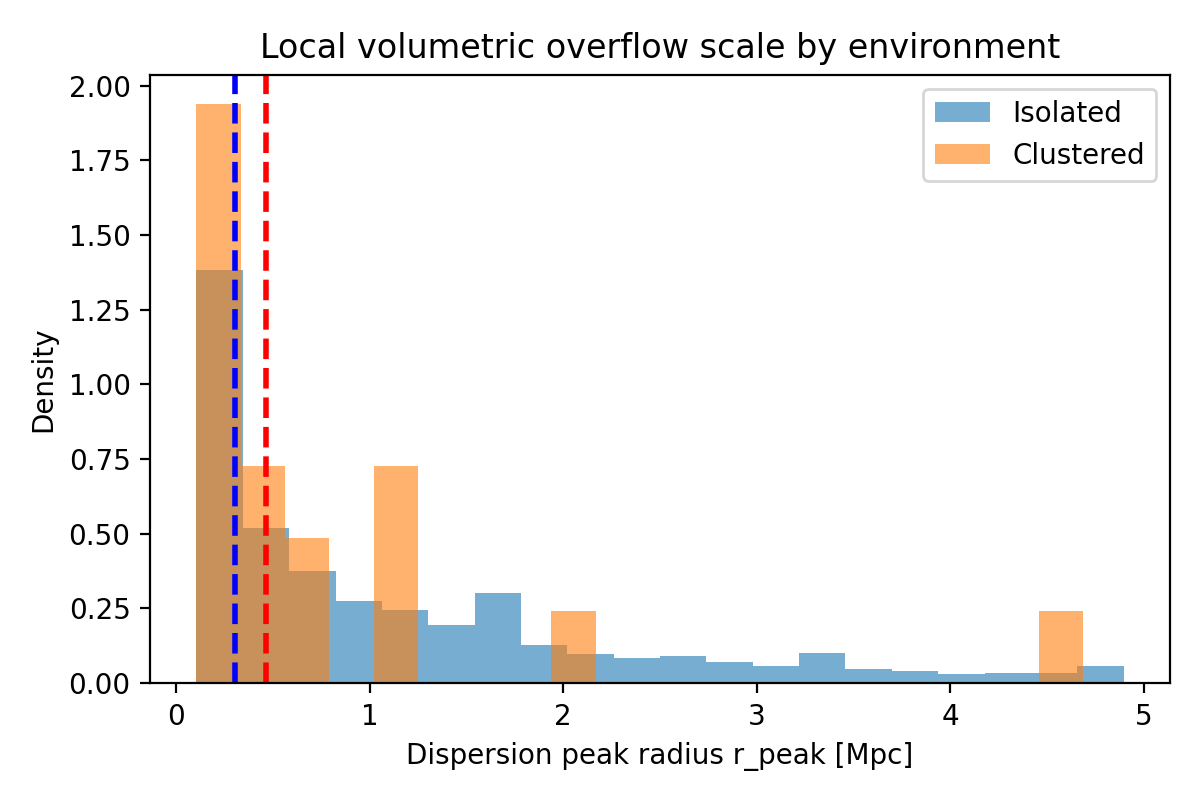

Here is the Python script that generated this plot:
import pandas as pd
import numpy as np
import matplotlib.pyplot as plt
from scipy.stats import gaussian_kde

df = pd.read_csv("cet_environment_classification.csv")

def mode_kde(x):
    kde = gaussian_kde(x)
    xx = np.linspace(x.min(), x.max(), 500)
    return xx[np.argmax(kde(xx))]

isolated = df[df["environment"] == "isolated"]["r_peak_Mpc"].values
clustered = df[df["environment"] == "clustered"]["r_peak_Mpc"].values

mode_iso = mode_kde(isolated)
mode_clu = mode_kde(clustered)

print("Mode (isolated):", mode_iso)
print("Mode (clustered):", mode_clu)

# ==============================
# PLOT
# ==============================
plt.figure(figsize=(6,4))

plt.hist(isolated, bins=20, density=True, alpha=0.6, label="Isolated")
plt.hist(clustered, bins=20, density=True, alpha=0.6, label="Clustered")

plt.axvline(mode_iso, color="blue", lw=2, linestyle="--")
plt.axvline(mode_clu, color="red", lw=2, linestyle="--")

plt.xlabel("Dispersion peak radius r_peak [Mpc]")
plt.ylabel("Density")
plt.title("Local volumetric overflow scale by environment")
plt.legend()

plt.tight_layout()
plt.savefig("fig_environmental_modes.png", dpi=200)
plt.close()
